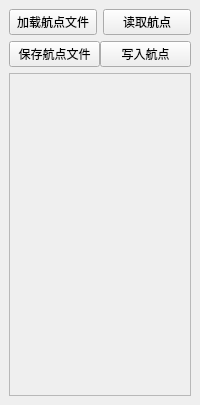
<?xml version="1.0" encoding="UTF-8"?>
<ui version="4.0">
 <class>WayPointWgt</class>
 <widget class="QWidget" name="WayPointWgt">
  <property name="geometry">
   <rect>
    <x>0</x>
    <y>0</y>
    <width>200</width>
    <height>405</height>
   </rect>
  </property>
  <property name="sizePolicy">
   <sizepolicy hsizetype="Preferred" vsizetype="Expanding">
    <horstretch>0</horstretch>
    <verstretch>0</verstretch>
   </sizepolicy>
  </property>
  <property name="minimumSize">
   <size>
    <width>200</width>
    <height>0</height>
   </size>
  </property>
  <property name="windowTitle">
   <string>Form</string>
  </property>
  <layout class="QVBoxLayout" name="verticalLayout">
   <property name="spacing">
    <number>0</number>
   </property>
   <property name="leftMargin">
    <number>0</number>
   </property>
   <property name="topMargin">
    <number>0</number>
   </property>
   <property name="rightMargin">
    <number>0</number>
   </property>
   <property name="bottomMargin">
    <number>0</number>
   </property>
   <item>
    <widget class="QWidget" name="wpBCWgt" native="true">
     <property name="styleSheet">
      <string notr="true"/>
     </property>
     <layout class="QVBoxLayout" name="verticalLayout_2">
      <item>
       <layout class="QHBoxLayout" name="horizontalLayout">
        <item>
         <widget class="QPushButton" name="pushButton">
          <property name="text">
           <string>加载航点文件</string>
          </property>
         </widget>
        </item>
        <item>
         <widget class="QPushButton" name="pushButton_2">
          <property name="text">
           <string>读取航点</string>
          </property>
         </widget>
        </item>
       </layout>
      </item>
      <item>
       <layout class="QHBoxLayout" name="horizontalLayout_2">
        <property name="spacing">
         <number>0</number>
        </property>
        <item>
         <widget class="QPushButton" name="pushButton_4">
          <property name="text">
           <string>保存航点文件</string>
          </property>
         </widget>
        </item>
        <item>
         <widget class="QPushButton" name="pushButton_3">
          <property name="text">
           <string>写入航点</string>
          </property>
         </widget>
        </item>
       </layout>
      </item>
      <item>
       <widget class="QScrollArea" name="wpScrollArea">
        <property name="styleSheet">
         <string notr="true"/>
        </property>
        <property name="widgetResizable">
         <bool>true</bool>
        </property>
        <widget class="QWidget" name="waypointItemWgt">
         <property name="geometry">
          <rect>
           <x>0</x>
           <y>0</y>
           <width>180</width>
           <height>323</height>
          </rect>
         </property>
         <property name="styleSheet">
          <string notr="true"/>
         </property>
         <layout class="QVBoxLayout" name="waypointItemWgtLayout">
          <property name="leftMargin">
           <number>0</number>
          </property>
          <property name="rightMargin">
           <number>0</number>
          </property>
          <item>
           <spacer name="verticalSpacer">
            <property name="orientation">
             <enum>Qt::Vertical</enum>
            </property>
            <property name="sizeHint" stdset="0">
             <size>
              <width>20</width>
              <height>40</height>
             </size>
            </property>
           </spacer>
          </item>
         </layout>
        </widget>
       </widget>
      </item>
     </layout>
    </widget>
   </item>
  </layout>
 </widget>
 <resources/>
 <connections/>
</ui>
